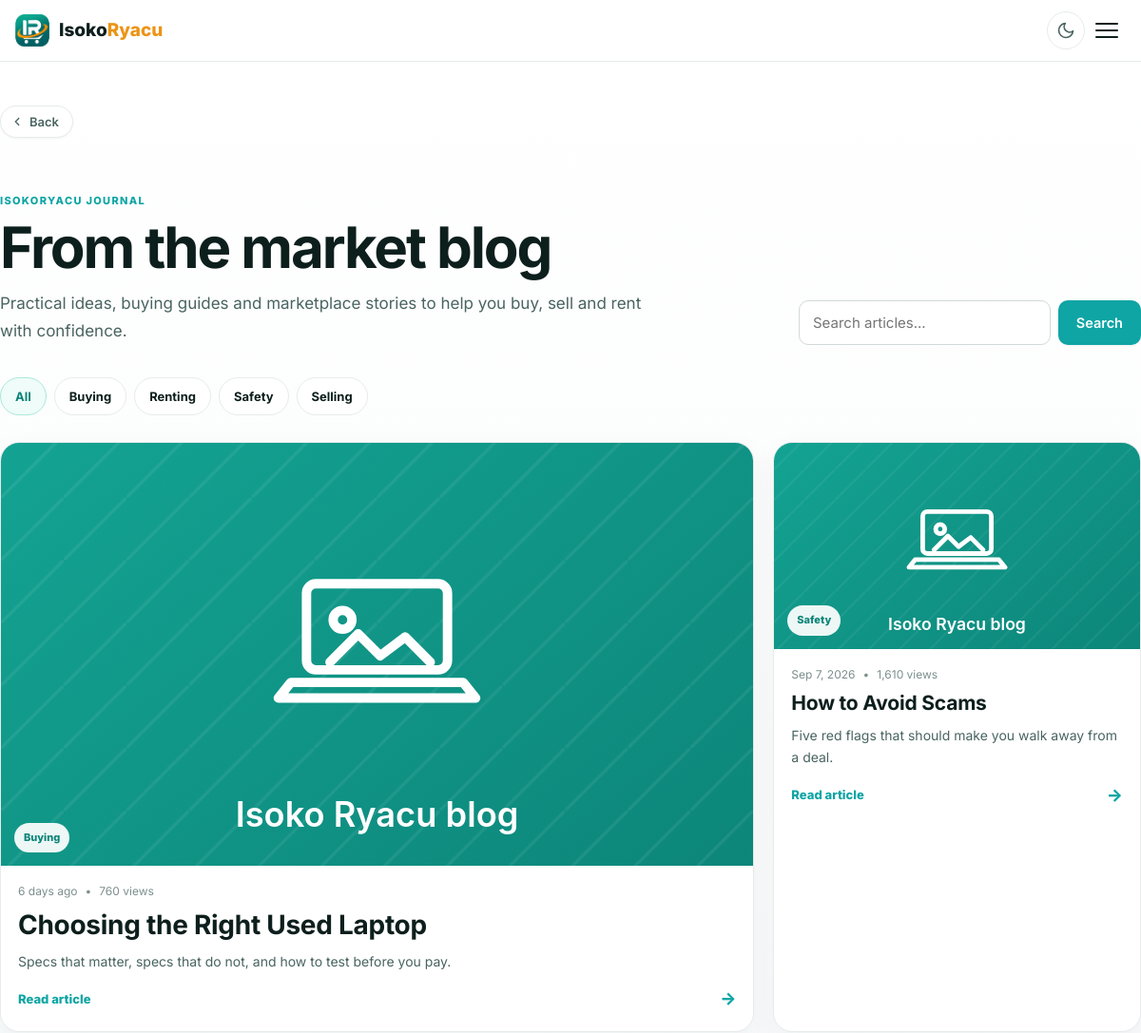
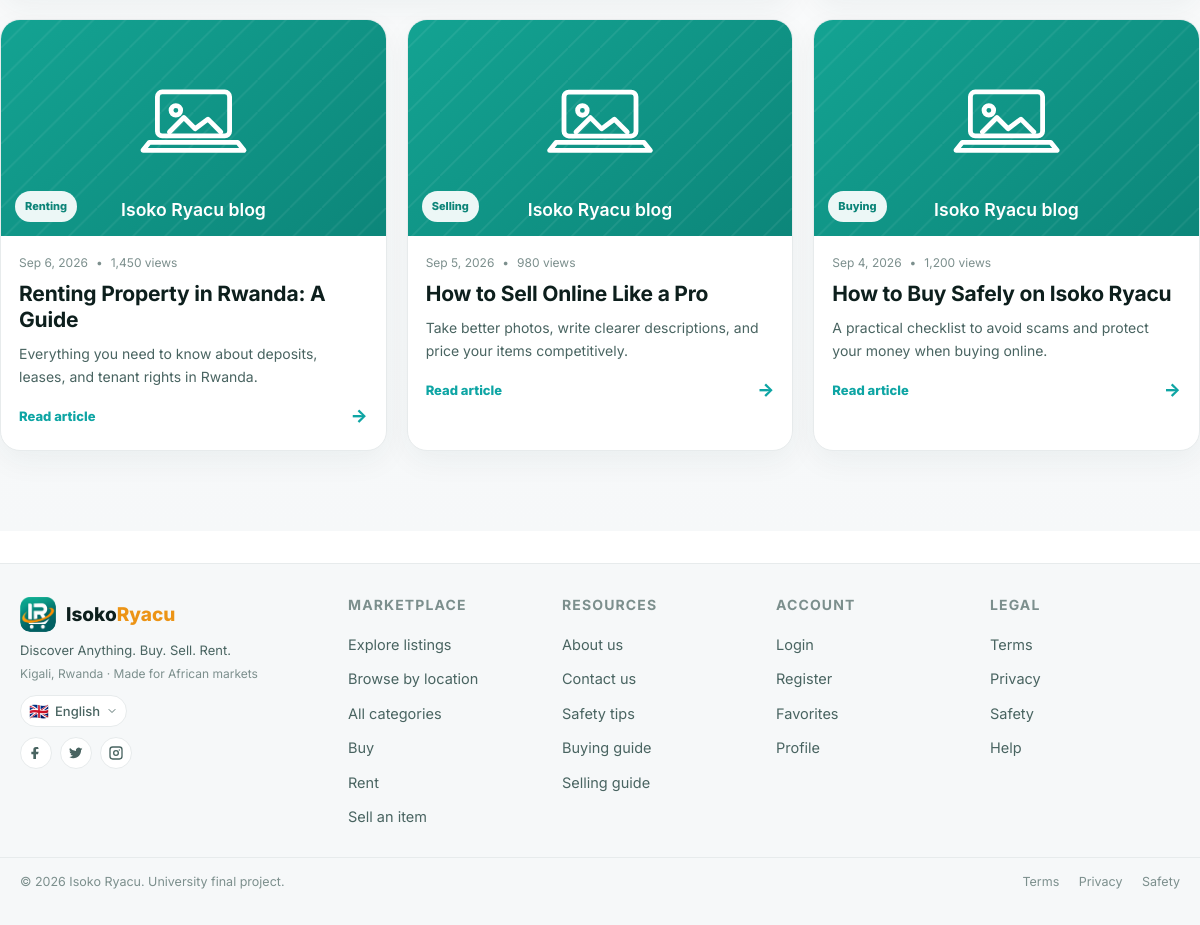
Screenshot of /pages/blog/index.php with the database file from the repository (2 pictures, top to bottom).
### tables this page shows
CREATE TABLE blog_posts (
    id              INT UNSIGNED AUTO_INCREMENT PRIMARY KEY,
    author_id       INT UNSIGNED NOT NULL,
    title           VARCHAR(220)  NOT NULL,
    slug            VARCHAR(260)  NOT NULL UNIQUE,
    excerpt         VARCHAR(400)  NULL,
    body            MEDIUMTEXT    NOT NULL,
    cover_path      VARCHAR(255)  NULL,
    category        VARCHAR(80)   NULL,         
    tags            VARCHAR(255)  NULL,
    status          ENUM('draft','published','archived') NOT NULL DEFAULT 'published',
    views_count     INT UNSIGNED  NOT NULL DEFAULT 0,
    published_at    TIMESTAMP     NULL,
    created_at      TIMESTAMP     DEFAULT CURRENT_TIMESTAMP,
    updated_at      TIMESTAMP     DEFAULT CURRENT_TIMESTAMP ON UPDATE CURRENT_TIMESTAMP,
    CONSTRAINT fk_blog_author FOREIGN KEY (author_id) REFERENCES users(id) ON DELETE CASCADE,
    INDEX idx_blog_slug   (slug),
    INDEX idx_blog_status (status),
    INDEX idx_blog_published (published_at DESC)
);

### includes/i18n.php (called while the page is built, shortened)
<?php
require_once __DIR__ . '/functions.php';
function available_langs(): array
{
    return [
        'en' => ['name' => 'English',     'flag' => '🇬🇧', 'native' => 'English',     'file' => __DIR__ . '/../lang/en.php'],
        'rw' => ['name' => 'Kinyarwanda', 'flag' => '🇷🇼', 'native' => 'Kinyarwanda', 'file' => __DIR__ . '/../lang/rw.php'],
        'fr' => ['name' => 'Français',    'flag' => '🇫🇷', 'native' => 'Français',    'file' => __DIR__ . '/../lang/fr.php'],
        'sw' => ['name' => 'Kiswahili',  'flag' => '🇹🇿', 'native' => 'Kiswahili',  'file' => __DIR__ . '/../lang/sw.php'],
    ];
}
function current_lang(): string
{
    static $cached = null;
    if ($cached !== null) return $cached;
    if (!empty($_SERVER['HTTP_ACCEPT_LANGUAGE'])) {
        $pref = strtolower(substr($_SERVER['HTTP_ACCEPT_LANGUAGE'], 0, 2));
        $map = ['en' => 'en', 'rw' => 'rw', 'fr' => 'fr', 'sw' => 'sw'];
        if (isset($map[$pref])) {
            return $cached = $map[$pref];
        }
    }
    return $cached = DEFAULT_LANG;
}
function _load_translations(): array
{
    static $cache = [];
    $lang = current_lang();
    if (isset($cache[$lang])) return $cache[$lang];
    $file = available_langs()[$lang]['file'];
    $cache[$lang] = include $file;
    return $cache[$lang];
}
function t(string $key, array $params = []): string
{
    $translations = _load_translations();
    $value = $translations[$key] ?? null;
    return (string) $value;
}
function current_lang_meta(): array
{
    $langs = available_langs();
    $code = current_lang();
    return [
        'code'   => $code,
        'name'   => $langs[$code]['name'],
        'flag'   => $langs[$code]['flag'],
        'native' => $langs[$code]['native'],
    ];
}

### config/database.php (called while the page is built, shortened)
<?php
function db(): PDO
{
    static $pdo = null;
    if ($pdo === null) {
        $dsn = sprintf(
            'mysql:host=%s;port=%d;dbname=%s;charset=%s',
            DB_HOST,
            DB_PORT,
            DB_NAME,
            DB_CHARSET
        );
        $options = [
            PDO::MYSQL_ATTR_SSL_VERIFY_SERVER_CERT => false,
            PDO::ATTR_ERRMODE            => PDO::ERRMODE_EXCEPTION,
            PDO::ATTR_DEFAULT_FETCH_MODE => PDO::FETCH_ASSOC,
            PDO::ATTR_EMULATE_PREPARES   => false,
            PDO::ATTR_PERSISTENT         => false,
        ];
        try {
            $pdo = new PDO($dsn, DB_USER, DB_PASS, $options);
        } catch (PDOException $e) {
            if (APP_DEBUG) {
                http_response_code(500);
                die('Database connection failed: ' . htmlspecialchars($e->getMessage()));
            }
            http_response_code(500);
            die('We are unable to reach the database right now. Please try again later.');
        }
    }
    return $pdo;
}

### pages/blog/index.php (the view, shortened to what this page needs)
<?php
require_once __DIR__ . '/../../includes/functions.php';
require_once __DIR__ . '/../../config/database.php';
$q=trim($_GET['q']??''); $category=trim($_GET['category']??'');
$sql='SELECT id,title,slug,excerpt,cover_path,category,views_count,published_at FROM blog_posts WHERE status="published"'; $params=[];
$sql.=' ORDER BY published_at DESC, created_at DESC'; $st=db()->prepare($sql);$st->execute($params);$posts=$st->fetchAll();
$cats=db()->query('SELECT DISTINCT category FROM blog_posts WHERE status="published" AND category IS NOT NULL AND category<>"" ORDER BY category')->fetchAll(PDO::FETCH_COLUMN);
function blog_public_cover(?string $path,string $fallback='blog-default'): string { return real_image($fallback,'blog-default'); }
$pageTitle=t('sections.market_blog'); require_once __DIR__.'/../../includes/header.php';
?>
<div class="blog-page">
<div class="container section--tight">
<div class="blog-breadcrumb"><?php echo back_button(APP_URL.'/','', 'solid'); ?></div>
<div class="blog-hero"><div><span class="blog-eyebrow">ISOKORYACU JOURNAL</span><h1>From the market blog</h1><p>Practical ideas, buying guides and marketplace stories to help you buy, sell and rent with confidence.</p></div><div class="blog-search"><form method="get"><input type="search" name="q" value="<?php echo e($q);?>" placeholder="Search articles..." aria-label="Search articles"><button class="btn btn--primary" type="submit">Search</button></form></div></div>
<?php if($cats):?><div class="blog-filters"><a class="blog-filter <?php echo $category===''?'is-active':'';?>" href="<?php echo APP_URL;?>/pages/blog/index.php">All</a><?php foreach($cats as $c):?><a class="blog-filter <?php echo $category===$c?'is-active':'';?>" href="<?php echo APP_URL;?>/pages/blog/index.php?category=<?php echo urlencode($c);?>"><?php echo e($c);?></a><?php endforeach;?></div><?php endif;?>
<?php if(!$posts):?><div class="blog-empty"><div class="blog-empty__icon">✦</div><h2>No articles yet</h2><p>New guides and marketplace stories will appear here soon.</p><a class="btn btn--primary" href="<?php echo APP_URL;?>/">Explore the marketplace</a></div>
<?php else: ?><div class="blog-grid"><?php foreach($posts as $i=>$p):?><a class="blog-card-pro <?php echo $i===0?'blog-card-pro--featured':'';?>" href="<?php echo APP_URL;?>/pages/blog/post.php?slug=<?php echo e($p['slug']);?>"><div class="blog-card-pro__media"><img loading="lazy" src="<?php echo e(blog_public_cover($p['cover_path']??null));?>" alt="<?php echo e($p['title']);?>"><span><?php echo e($p['category']??'Marketplace');?></span></div><div class="blog-card-pro__body"><div class="blog-card-pro__meta"><span><?php echo time_ago($p['published_at']);?></span><span>•</span><span><?php echo number_format((int)$p['views_count']);?> views</span></div><h2><?php echo e($p['title']);?></h2><p><?php echo e(excerpt($p['excerpt']??'',170));?></p><div class="blog-read">Read article <span>→</span></div></div></a><?php endforeach;?></div><?php endif;?>
</div></div>
<?php require_once __DIR__ . '/../../includes/footer.php'; ?>

### includes/header.php (shortened to what this page needs)
<?php
require_once __DIR__ . '/functions.php';
$activePage      = $activePage      ?? '';
?>
<!DOCTYPE html>
<html lang="<?php echo e(current_lang()); ?>" data-theme="light" data-app-url="<?php echo e(APP_URL); ?>">
<head>
    <link rel="stylesheet" href="<?php echo APP_URL; ?>/assets/css/style.css">
    <link rel="stylesheet" href="<?php echo APP_URL; ?>/assets/css/components.css">
</head>
<body class="page <?php echo e($activePage); ?>">
    <?php if (($activePage ?? '') !== 'admin'): ?>
        <?php require_once __DIR__ . '/navbar.php'; ?>
    <?php endif; ?>
    <main id="main" class="main">

### includes/navbar.php (shortened to what this page needs)
<?php
require_once __DIR__ . '/auth.php';
require_once __DIR__ . '/functions.php';
?>
<header class="navbar" id="siteNavbar">
    <div class="navbar__inner">
        <a href="<?php echo APP_URL; ?>/" class="brand" aria-label="Isoko Ryacu home">
            <?php echo brand_mark_html(36); ?>
            <span class="brand__text">Isoko<span class="brand__accent">Ryacu</span></span>
        </a>
        <div class="nav nav--actions">
            <?php require __DIR__ . '/language_selector.php'; ?>
            <button class="icon-btn" id="themeToggle" type="button" aria-label="<?php echo e(t('nav.toggle_theme')); ?>" title="<?php echo e(t('nav.toggle_theme')); ?>">
                <svg class="i-moon" viewBox="0 0 24 24" width="20" height="20" fill="none" stroke="currentColor" stroke-width="2" stroke-linecap="round" stroke-linejoin="round" aria-hidden="true"><path d="M21 12.8A9 9 0 1 1 11.2 3a7 7 0 0 0 9.8 9.8z"/></svg>
            </button>
            <button class="nav__toggle" id="navToggle" type="button" aria-label="<?php echo e(t('nav.categories')); ?>" aria-controls="mobileNav">
                <span></span><span></span><span></span>
            </button>
        </div>
    </div>
            <?php $variant = 'mobile'; require __DIR__ . '/language_selector.php'; ?>
</header>

### includes/functions.php (shortened to what this page needs)
<?php
require_once __DIR__ . '/performance.php';
function e($value): string
{
    return htmlspecialchars((string) $value, ENT_QUOTES | ENT_HTML5, 'UTF-8');
}
function time_ago($datetime): string
{
    $timestamp = is_numeric($datetime) ? (int) $datetime : strtotime((string) $datetime);
    $diff = time() - $timestamp;
    if ($diff < 604800) {
        $days = floor($diff / 86400);
        return $days . ' ' . ($days === 1 ? t('time.day_ago') : t('time.days_ago'));
    }
    if ($diff < 2592000) return date('M j, Y', $timestamp);
    return date('M j, Y', $timestamp);
}
function real_image(string $name, string $fallback = 'default'): string
{
    $realPath = __DIR__ . '/../assets/images/real/' . $name . '.jpg';
    return APP_URL . '/assets/images/placeholders/' . $fallback . '.svg';
}
function logo_asset(string $name = 'logo-icon.png'): string
{
    $path = __DIR__ . '/../assets/images/logo/' . $name;
    if (is_file($path)) {
        return APP_URL . '/assets/images/logo/' . $name;
    }
    return '';
}
function brand_mark_html(int $size = 38): string
{
    $logo = logo_asset();
    if ($logo !== '') {
        return '<span class="brand__mark brand__mark--img" aria-hidden="true" style="width:' . $size . 'px;height:' . $size . 'px;">'
             . '<img src="' . e($logo) . '" alt="" width="' . $size . '" height="' . $size . '"></span>';
    }
    return '<span class="brand__mark" aria-hidden="true">IR</span>';
}
function back_button(string $fallbackUrl = '', string $label = '', string $variant = 'solid'): string
{
    if ($label === '') $label = t('buttons.back');
    $fallbackUrl = $fallbackUrl ?: (APP_URL . '/');
    $class = 'back-btn back-btn--' . $variant;
    $onclick = "if(history.length>1 && (document.referrer==='' || document.referrer.indexOf(location.origin)===0)){history.back();return false;}";
    return '<a href="' . e($fallbackUrl) . '" class="' . $class . '" onclick="' . $onclick . '">'
         . '<svg viewBox="0 0 24 24" aria-hidden="true"><path d="M15 18l-6-6 6-6" fill="none" stroke="currentColor" stroke-width="2.2" stroke-linecap="round" stroke-linejoin="round"/></svg>'
         . e($label)
         . '</a>';
}
function excerpt(?string $text, int $len = 140): string
{
    $text = strip_tags($text);
    if (mb_strlen($text) <= $len) return e($text);
    return e(mb_substr($text, 0, $len - 1) . '…');
}
require_once __DIR__ . '/i18n.php';

### includes/footer.php (shortened to what this page needs)
    </main>
    <footer class="footer footer--compact">
        <div class="footer__inner footer__inner--compact">
            <div class="footer__col footer__col--brand">
                <div class="brand brand--footer">
                    <?php echo brand_mark_html(36); ?>
                    <span class="brand__text">Isoko<span class="brand__accent">Ryacu</span></span>
                </div>
                <p class="footer__tagline"><?php echo e(APP_TAGLINE); ?></p>
                <p class="footer__loc"><?php echo e(t('footer.made_for')); ?></p>
                <div class="footer__lang">
                    <?php $variant = 'inline'; require __DIR__ . '/language_selector.php'; ?>
                </div>
                <div class="footer__social">
                    <a href="#" aria-label="Facebook" title="Facebook">
                        <svg viewBox="0 0 24 24" width="16" height="16"><path d="M15 3h-3a4 4 0 0 0-4 4v3H5v4h3v7h4v-7h3l1-4h-4V7a1 1 0 0 1 1-1h3z" fill="currentColor"/></svg>
                    </a>
                    <a href="#" aria-label="Twitter" title="Twitter">
                    </a>
                    <a href="#" aria-label="Instagram" title="Instagram">
                    </a>
                </div>
            </div>
            <div class="footer__col">
                <h4><?php echo e(t('footer.marketplace')); ?></h4>
                <a href="<?php echo APP_URL; ?>/pages/explore.php"><?php echo e(t('footer.explore_listings')); ?></a>
                <a href="<?php echo APP_URL; ?>/pages/locations.php"><?php echo e(t('locations.title')); ?></a>
                <a href="<?php echo APP_URL; ?>/pages/categories.php"><?php echo e(t('footer.all_categories')); ?></a>
                <a href="<?php echo APP_URL; ?>/pages/explore.php?type=sell"><?php echo e(t('footer.buy')); ?></a>
                <a href="<?php echo APP_URL; ?>/pages/explore.php?type=rent"><?php echo e(t('footer.rent')); ?></a>
                <a href="<?php echo APP_URL; ?>/pages/sell.php"><?php echo e(t('footer.sell_item')); ?></a>
            </div>
            <div class="footer__col">
                <h4><?php echo e(t('footer.resources')); ?></h4>
                <a href="<?php echo APP_URL; ?>/pages/about.php"><?php echo e(t('footer.about')); ?></a>
                <a href="<?php echo APP_URL; ?>/pages/contact.php"><?php echo e(t('footer.contact_us')); ?></a>
                <a href="<?php echo APP_URL; ?>/pages/safety.php"><?php echo e(t('footer.safety_tips')); ?></a>
                <a href="<?php echo APP_URL; ?>/pages/blog/post.php?slug=how-to-buy-safely"><?php echo e(t('footer.buying_guide')); ?></a>
                <a href="<?php echo APP_URL; ?>/pages/blog/post.php?slug=how-to-sell-online"><?php echo e(t('footer.selling_guide')); ?></a>
            </div>
            <div class="footer__col">
                <h4><?php echo e(t('footer.account')); ?></h4>
                <a href="<?php echo APP_URL; ?>/pages/login.php"><?php echo e(t('footer.login')); ?></a>
                <a href="<?php echo APP_URL; ?>/pages/register.php"><?php echo e(t('footer.register')); ?></a>
                <a href="<?php echo APP_URL; ?>/pages/favorites.php"><?php echo e(t('footer.favorites')); ?></a>
                <a href="<?php echo APP_URL; ?>/pages/profile.php"><?php echo e(t('nav.profile')); ?></a>
            </div>
            <div class="footer__col">
                <h4><?php echo e(t('footer.legal')); ?></h4>
                <a href="<?php echo APP_URL; ?>/pages/terms.php"><?php echo e(t('footer.terms')); ?></a>
                <a href="<?php echo APP_URL; ?>/pages/privacy.php"><?php echo e(t('footer.privacy')); ?></a>
                <a href="<?php echo APP_URL; ?>/pages/safety.php"><?php echo e(t('footer.safety')); ?></a>
                <a href="<?php echo APP_URL; ?>/pages/contact.php"><?php echo e(t('footer.help')); ?></a>
            </div>
        </div>
        <div class="footer__bottom footer__bottom--compact">
            <span>© <?php echo date('Y'); ?> <?php echo e(APP_NAME); ?>. <?php echo e(t('footer.copyright')); ?></span>
            <span class="footer__legal">
                <a href="<?php echo APP_URL; ?>/pages/terms.php"><?php echo e(t('footer.terms')); ?></a>
                <a href="<?php echo APP_URL; ?>/pages/privacy.php"><?php echo e(t('footer.privacy')); ?></a>
                <a href="<?php echo APP_URL; ?>/pages/safety.php"><?php echo e(t('footer.safety')); ?></a>
            </span>
        </div>
    </footer>
</body>
</html>

### includes/language_selector.php (shortened to what this page needs)
<?php
$variant = $variant ?? 'inline';
$current = current_lang_meta();
?>
<div class="lang-switcher" data-variant="<?php echo e($variant); ?>">
    <button type="button" class="lang-switcher__btn" aria-haspopup="true" aria-expanded="false" aria-label="<?php echo e(t('common.language')); ?>">
        <span class="flag"><?php echo e($current['flag']); ?></span>
        <span class="name"><?php echo e($current['native']); ?></span>
        <svg class="chevron" viewBox="0 0 24 24" aria-hidden="true">
            <path d="M6 9l6 6 6-6" fill="none" stroke="currentColor" stroke-width="1.8" stroke-linecap="round" stroke-linejoin="round"/>
        </svg>
    </button>
</div>

### rows the page displays
blog_posts: category "Buying", published_at "6 days ago", views_count "760", title "Choosing the Right Used Laptop", excerpt "Specs that matter, specs that do not, and how to test before you pay."
blog_posts: category "Safety", published_at "Sep 7, 2026", views_count "1,610", title "How to Avoid Scams", excerpt "Five red flags that should make you walk away from a deal."
blog_posts: category "Renting", published_at "Sep 6, 2026", views_count "1,450", title "Renting Property in Rwanda: A Guide", excerpt "Everything you need to know about deposits, leases, and tenant rights in Rwanda."
blog_posts: category "Selling", published_at "Sep 5, 2026", views_count "980", title "How to Sell Online Like a Pro", excerpt "Take better photos, write clearer descriptions, and price your items competitively."
blog_posts: category "Buying", published_at "Sep 4, 2026", views_count "1,200", title "How to Buy Safely on Isoko Ryacu", excerpt "A practical checklist to avoid scams and protect your money when buying online."

### other values shown
$label "Back"
$c "Buying"
$c "Renting"
$c "Safety"
$c "Selling"
APP_TAGLINE "Discover Anything. Buy. Sell. Rent."
t('footer.made_for') "Kigali, Rwanda · Made for African markets"
$current['flag'] "🇬🇧"
$current['native'] "English"
t('footer.marketplace') "MARKETPLACE"
t('footer.explore_listings') "Explore listings"
t('locations.title') "Browse by location"
t('footer.all_categories') "All categories"
t('footer.buy') "Buy"
t('footer.rent') "Rent"
